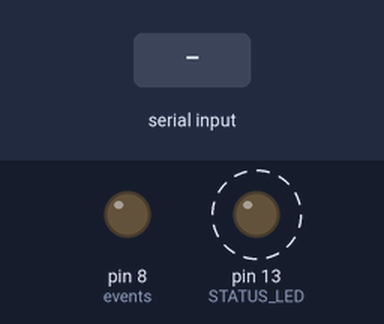
Simulated run of this sketch. Board: Arduino Uno, built with avr-gcc and run on an emulated ATmega328P. Parts: output pins drawn as LEDs (lit = HIGH). Dashed ring = blinking. The inputs (shaded band) are chosen by the test bench. The local clock reads 2024-03-15 10:24:30 at power-on unless the sketch sets it; what the sketch prints to the serial monitor is not drawn.

Above: at 1.2 s.
1.3 s: "PING\n" received over Serial
4.3 s: "TICK\n" received over Serial
7.3 s: "SET \n" received over Serial
Timing chart, 0 to 15.5 s (numbered marks = the images above; inputs shaded):
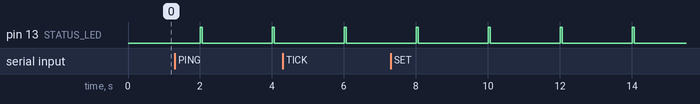

Measured:
- by itself, pin 13 (STATUS_LED): alternates HIGH for 0.06 s and LOW for 1.9 s

The sketch:

ds3231_trigger_relay.ino
```cpp
// ds3231_trigger_relay.ino
//
// Turns a Digital Loggers IoT Relay (or any relay) on/off on a daily schedule
// using the time from a DS3231 real-time clock that stays wired to this Arduino.
//
// SETTING THE CLOCK: plug a laptop into the Arduino's USB port and run
//   laptop_sync/sync_rtc.py
// It sets the DS3231 to UTC (accurate to a few milliseconds), and records the
// sync date. No Wi-Fi or extra boards needed.
//
// DAYLIGHT SAVING: the DS3231 holds UTC. This sketch converts UTC → local time
// and applies US daylight saving time automatically, so the schedule below is
// always normal "wall clock" time. Never edit it for March/November.
//
// Status LED (the Arduino's built-in "L" LED, pin 13 on an Uno):
//   short blink every 2 s → running normally
//   fast blinking         → clock not set / RTC lost power / RTC unplugged.
//                           The relay is held in FAILSAFE_STATE until you
//                           run sync_rtc.py.
//
// Serial (57600 baud, newline line ending). Type these in the Serial Monitor,
// or let sync_rtc.py do it:
//   STATUS          show time, DST, RTC health, last sync, battery age
//   HELP            list commands
//   (PING, TICK, SET <unix>, BATTERY <unix> are used by sync_rtc.py)

#include <Wire.h>
#include <EEPROM.h>
#include "RTClib.h"

// ——— time-zone settings ———
const int8_t STD_OFFSET_HOURS = -7;   // standard-time offset from UTC. Colorado (MST) = -7
const bool   OBSERVE_DST      = true; // true = follow US daylight saving rules (MDT = -6)

// ——— your schedule (LOCAL wall-clock time — DST is handled for you) ———
// { hour, minute, second, GPIO pin, state }
// HIGH = relay control ON (Digital Loggers "normally OFF" outlets turn ON)
// LOW  = relay control OFF
// Events can be in any order. Overnight schedules work too (e.g. ON 22:00,
// OFF 06:00) because the sketch always applies the most recent event.
struct Event {
  uint8_t hour, minute, second;
  uint8_t pin;
  uint8_t state;
};

Event events[] = {
  {  0,  0,  0,  8, LOW  },   // at 00:00:00 → pin 8 LOW  (lights off)
  {  8,  0,  0,  8, HIGH },   // at 08:00:00 → pin 8 HIGH (lights on)
  // …add more if you like…
};
const uint8_t numEvents = sizeof(events) / sizeof(events[0]);

// ——— safety settings ———
// State for the relay pins if the RTC time can't be trusted.
// LOW = lights off. Change to HIGH if your plants are better off with lights on.
const uint8_t FAILSAFE_STATE = LOW;
const uint8_t STATUS_LED     = LED_BUILTIN;

// —————————————————————————————————————————————————————————————————————
#define FW_VERSION "2.0"
const uint32_t MIN_VALID_UTC = 1704067200UL;  // 2024-01-01
const uint32_t PERSIST_MAGIC = 0xD5323102UL;

// Saved in the Arduino's EEPROM so it survives power cuts and re-uploads.
struct Persist {
  uint32_t magic;
  uint32_t lastSyncUtc;     // when sync_rtc.py last set the clock (0 = never)
  uint32_t batteryUtc;      // when the coin cell was installed (0 = unknown)
};

RTC_DS3231 rtc;
Persist persist;
int16_t lastApplied[numEvents];  // last state written, per pin (-1 = never)
uint32_t lastCheckedUtc = 0;
uint32_t lastRtcReadMs = 0;
uint32_t quietUntilMs = 0;       // suppress log chatter while the laptop is syncing
bool rtcOk = false;
char cmdBuf[40];
uint8_t cmdLen = 0;

// ——— US daylight saving rules ———
// DST starts the 2nd Sunday of March at 02:00 local standard time and
// ends the 1st Sunday of November at 02:00 local daylight time.
uint8_t nthSunday(uint16_t year, uint8_t month, uint8_t n) {
  uint8_t dow = DateTime(year, month, 1).dayOfTheWeek();  // 0 = Sunday
  return 1 + (7 - dow) % 7 + 7 * (n - 1);
}

uint32_t dstStartUtc(uint16_t year) {
  return DateTime(year, 3, nthSunday(year, 3, 2), 2, 0, 0).unixtime()
         - (int32_t)STD_OFFSET_HOURS * 3600L;
}

uint32_t dstEndUtc(uint16_t year) {
  return DateTime(year, 11, nthSunday(year, 11, 1), 2, 0, 0).unixtime()
         - (int32_t)(STD_OFFSET_HOURS + 1) * 3600L;
}

bool isDST(uint32_t utc) {
  if (!OBSERVE_DST) return false;
  uint16_t y = DateTime(utc).year();
  return utc >= dstStartUtc(y) && utc < dstEndUtc(y);
}

int8_t offsetHours(uint32_t utc) {
  return STD_OFFSET_HOURS + (isDST(utc) ? 1 : 0);
}

DateTime toLocal(uint32_t utc) {
  return DateTime(utc + (int32_t)offsetHours(utc) * 3600L);
}

uint32_t nextClockChangeUtc(uint32_t utc) {
  uint16_t y = DateTime(utc).year();
  if (utc < dstStartUtc(y)) return dstStartUtc(y);
  if (utc < dstEndUtc(y))   return dstEndUtc(y);
  return dstStartUtc(y + 1);
}

// ——— printing helpers ———
bool chatty() { return (int32_t)(millis() - quietUntilMs) >= 0; }

void print2(uint8_t v) {
  if (v < 10) Serial.print('0');
  Serial.print(v);
}

void printDateTime(const DateTime &t, char sep = ' ') {
  Serial.print(t.year()); Serial.print('-');
  print2(t.month());      Serial.print('-');
  print2(t.day());        Serial.print(sep);
  print2(t.hour());       Serial.print(':');
  print2(t.minute());     Serial.print(':');
  print2(t.second());
}

void printZone(uint32_t utc) {
  int8_t off = offsetHours(utc);
  Serial.print(F(" (UTC"));
  if (off >= 0) Serial.print('+');
  Serial.print(off);
  Serial.print(isDST(utc) ? F(", DST)") : F(", standard)"));
}

void printStatusLine(uint32_t utc) {
  Serial.print(F("UTC "));
  printDateTime(DateTime(utc));
  Serial.print(F(" | local "));
  printDateTime(toLocal(utc));
  printZone(utc);
  Serial.println();
}

// ——— saved settings ———
void loadPersist() {
  EEPROM.get(0, persist);
  if (persist.magic != PERSIST_MAGIC) {
    persist.magic = PERSIST_MAGIC;
    persist.lastSyncUtc = 0;
    persist.batteryUtc = 0;
  }
}

void savePersist() { EEPROM.put(0, persist); }  // only rewrites changed bytes

// ——— RTC health ———
// The time is trusted only if the RTC answers, its oscillator never stopped
// (lost-power flag clear), and the date is sensible.
bool rtcTimeValid(const DateTime &utc) {
  if (rtc.lostPower()) return false;
  return utc.unixtime() >= MIN_VALID_UTC && utc.year() <= 2099 &&
         utc.month() >= 1 && utc.month() <= 12 &&
         utc.day() >= 1 && utc.day() <= 31;
}

void setAllRelayPins(uint8_t state) {
  for (uint8_t i = 0; i < numEvents; i++) {
    digitalWrite(events[i].pin, state);
    lastApplied[i] = -1;  // force re-apply once the RTC is healthy again
  }
}

// ——— the schedule ———
// For every pin: find the latest event at or before the current local time of
// day. If there is none yet today, the latest event of the day (i.e. last
// night's) still applies. This makes the relay correct right after power-up,
// after a missed second, and across DST jumps — no "already fired" bookkeeping.
void applySchedule(uint32_t utc) {
  DateTime local = toLocal(utc);
  int32_t nowSec = local.hour() * 3600L + local.minute() * 60L + local.second();

  for (uint8_t i = 0; i < numEvents; i++) {
    bool seen = false;  // handle each pin once, at its first appearance
    for (uint8_t j = 0; j < i; j++) {
      if (events[j].pin == events[i].pin) { seen = true; break; }
    }
    if (seen) continue;

    int32_t bestToday = -1, bestAny = -1;
    uint8_t stateToday = FAILSAFE_STATE, stateAny = FAILSAFE_STATE;
    for (uint8_t j = i; j < numEvents; j++) {
      if (events[j].pin != events[i].pin) continue;
      int32_t evSec = events[j].hour * 3600L + events[j].minute * 60L + events[j].second;
      if (evSec <= nowSec && evSec >= bestToday) { bestToday = evSec; stateToday = events[j].state; }
      if (evSec >= bestAny)                      { bestAny = evSec;   stateAny = events[j].state; }
    }
    uint8_t desired = (bestToday >= 0) ? stateToday : stateAny;

    if (lastApplied[i] != desired) {
      digitalWrite(events[i].pin, desired);
      lastApplied[i] = desired;
      if (chatty()) {
        printStatusLine(utc);
        Serial.print(F("  -> pin "));
        Serial.print(events[i].pin);
        Serial.println(desired ? F(" HIGH (relay ON)") : F(" LOW (relay OFF)"));
      }
    }
  }
}

// ——— serial commands (used by laptop_sync/sync_rtc.py) ———
// Replies that a program should read start with '@'. Everything else is
// human-readable log output.

// Wait for the RTC's seconds to roll over, then report the new second at once.
// The laptop timestamps this reply to measure the RTC's error in milliseconds.
void cmdTick() {
  uint8_t start = rtc.now().second();
  uint32_t t0 = millis();
  while (millis() - t0 < 1500) {
    DateTime n = rtc.now();
    if (n.second() != start) {
      Serial.print(F("@TICK "));
      Serial.println(n.unixtime());
      return;
    }
  }
  Serial.println(F("@ERR tick timeout (RTC oscillator stopped?)"));
}

// Set the RTC. The laptop sends "SET <unix>" early and the final newline at the
// exact moment, so the clock is written the instant the newline arrives.
// Writing the seconds register also restarts the DS3231's sub-second counter,
// so the new second begins right now. rtc.adjust() also clears the lost-power flag.
void cmdSet(const char *arg) {
  uint32_t t = strtoul(arg, NULL, 10);
  if (t < MIN_VALID_UTC || t > 4102444799UL) {
    Serial.println(F("@ERR bad time"));
    return;
  }
  rtc.adjust(DateTime(t));  // do this first: timing matters
  persist.lastSyncUtc = t;
  savePersist();
  lastCheckedUtc = 0;
  for (uint8_t i = 0; i < numEvents; i++) lastApplied[i] = -1;
  Serial.print(F("@OK SET "));
  Serial.println(t);
}

void cmdBattery(const char *arg) {
  uint32_t t = strtoul(arg, NULL, 10);
  persist.batteryUtc = t;
  savePersist();
  Serial.print(F("@OK BATTERY "));
  Serial.println(t);
}

void cmdStatus() {
  DateTime now = rtc.now();
  uint32_t utc = now.unixtime();
  bool lost = rtc.lostPower();
  bool valid = rtcTimeValid(now);

  // machine-readable line for sync_rtc.py
  Serial.print(F("@STATUS fw=" FW_VERSION " utc="));  Serial.print(utc);
  Serial.print(F(" valid="));       Serial.print(valid ? 1 : 0);
  Serial.print(F(" lost_power="));  Serial.print(lost ? 1 : 0);
  Serial.print(F(" temp="));        Serial.print(rtc.getTemperature());
  Serial.print(F(" std_offset="));  Serial.print(STD_OFFSET_HOURS);
  Serial.print(F(" observe_dst=")); Serial.print(OBSERVE_DST ? 1 : 0);
  if (valid) {
    Serial.print(F(" offset="));    Serial.print(offsetHours(utc));
    Serial.print(F(" dst="));       Serial.print(isDST(utc) ? 1 : 0);
    Serial.print(F(" local="));     printDateTime(toLocal(utc), 'T');
    if (OBSERVE_DST) {
      uint32_t nc = nextClockChangeUtc(utc);
      Serial.print(F(" next_change_local=")); printDateTime(toLocal(nc), 'T');
    }
  }
  Serial.print(F(" last_sync="));   Serial.print(persist.lastSyncUtc);
  Serial.print(F(" battery="));     Serial.println(persist.batteryUtc);

  // human-readable version for the Serial Monitor
  Serial.println(F("--- status ---"));
  if (valid) {
    printStatusLine(utc);
    if (OBSERVE_DST) {
      uint32_t nc = nextClockChangeUtc(utc);
      Serial.print(F("Next clock change: "));
      printDateTime(toLocal(nc));
      printZone(nc);
      Serial.println(F(" (automatic)"));
    }
  } else {
    Serial.println(F("Clock NOT set or RTC lost power. Run laptop_sync/sync_rtc.py."));
  }
  Serial.print(F("Lost-power flag: "));
  Serial.println(lost ? F("SET (coin cell dead/missing during a power cut)") : F("clear"));
  Serial.print(F("Last sync: "));
  if (persist.lastSyncUtc) printDateTime(DateTime(persist.lastSyncUtc)); else Serial.print(F("never"));
  Serial.println(F(" UTC"));
  Serial.print(F("Battery installed: "));
  if (persist.batteryUtc) printDateTime(DateTime(persist.batteryUtc)); else Serial.print(F("unknown"));
  Serial.println(F(" UTC"));
}

void cmdHelp() {
  Serial.println(F("@HELP commands: STATUS, HELP, PING, TICK, SET <unix>, BATTERY <unix>"));
  Serial.println(F("To set the clock, run laptop_sync/sync_rtc.py on a computer plugged into this USB port."));
}

void handleCommand(char *cmd) {
  quietUntilMs = millis() + 30000UL;
  for (char *p = cmd; *p && *p != ' '; p++) *p = toupper(*p);

  if      (!strcmp(cmd, "PING"))          Serial.println(F("@PONG"));
  else if (!strcmp(cmd, "TICK"))          cmdTick();
  else if (!strncmp(cmd, "SET ", 4))      cmdSet(cmd + 4);
  else if (!strcmp(cmd, "STATUS"))        cmdStatus();
  else if (!strncmp(cmd, "BATTERY ", 8))  cmdBattery(cmd + 8);
  else if (!strcmp(cmd, "HELP"))          cmdHelp();
  else                                    Serial.println(F("@ERR unknown command (try HELP)"));
}

void pollSerial() {
  while (Serial.available()) {
    char c = Serial.read();
    if (c == '\r') continue;
    if (c == '\n') {
      cmdBuf[cmdLen] = '\0';
      if (cmdLen) handleCommand(cmdBuf);
      cmdLen = 0;
    } else if (cmdLen < sizeof(cmdBuf) - 1) {
      cmdBuf[cmdLen++] = c;
    }
  }
}

// ——— status LED ———
void updateLed() {
  uint32_t ms = millis();
  if (rtcOk) digitalWrite(STATUS_LED, (ms % 2000) < 60);  // short heartbeat blink
  else       digitalWrite(STATUS_LED, (ms / 100) % 2);    // fast blink = problem
}

// ——— main ———
void checkClockAndSchedule() {
  DateTime utcDt = rtc.now();
  uint32_t utc = utcDt.unixtime();
  if (utc == lastCheckedUtc) return;  // once per new second
  lastCheckedUtc = utc;

  bool ok = rtcTimeValid(utcDt);
  if (!ok) {
    if (chatty() && (rtcOk || utc % 10 == 0)) {
      Serial.println(F("!! Clock not set / RTC lost power / RTC unplugged. Relay held in FAILSAFE_STATE."));
      Serial.println(F("!! Plug in a laptop and run laptop_sync/sync_rtc.py."));
    }
    setAllRelayPins(FAILSAFE_STATE);
  } else {
    applySchedule(utc);
    if (chatty() && utc % 60 == 0) printStatusLine(utc);
  }
  rtcOk = ok;
}

void setup() {
  Serial.begin(57600);
  pinMode(STATUS_LED, OUTPUT);
  for (uint8_t i = 0; i < numEvents; i++) {
    pinMode(events[i].pin, OUTPUT);
    digitalWrite(events[i].pin, FAILSAFE_STATE);
    lastApplied[i] = -1;
  }
  loadPersist();

  Serial.println(F("\n=== DS3231 relay timer v" FW_VERSION " ==="));
  if (!rtc.begin()) {
    Serial.println(F("@ERR RTC not found! Check SDA/SCL/VCC/GND wiring. Relay held in FAILSAFE_STATE."));
    while (true) {  // keep answering so sync_rtc.py can report the real problem
      rtcOk = false;
      updateLed();
      if (Serial.available() && Serial.read() == '\n')
        Serial.println(F("@ERR RTC not found! Check SDA/SCL/VCC/GND wiring."));
    }
  }
  Wire.setClock(400000);             // DS3231 supports fast I2C: quicker reads
#if defined(WIRE_HAS_TIMEOUT)
  Wire.setWireTimeout(25000, true);  // don't freeze if the RTC gets unplugged
#endif

  checkClockAndSchedule();           // set the relay right away
  if (rtcOk) {
    printStatusLine(lastCheckedUtc);
    if (OBSERVE_DST) {
      uint32_t nc = nextClockChangeUtc(lastCheckedUtc);
      Serial.print(F("Next clock change: "));
      printDateTime(toLocal(nc));
      printZone(nc);
      Serial.println(F(" (automatic)"));
    }
  }
  Serial.println(F("@READY fw=" FW_VERSION " (type HELP for commands)"));
}

void loop() {
  pollSerial();                      // checked constantly so SET is applied instantly
  uint32_t ms = millis();
  if (ms - lastRtcReadMs >= 100) {   // read the RTC 10x per second
    lastRtcReadMs = ms;
    checkClockAndSchedule();
  }
  updateLed();
}
```
